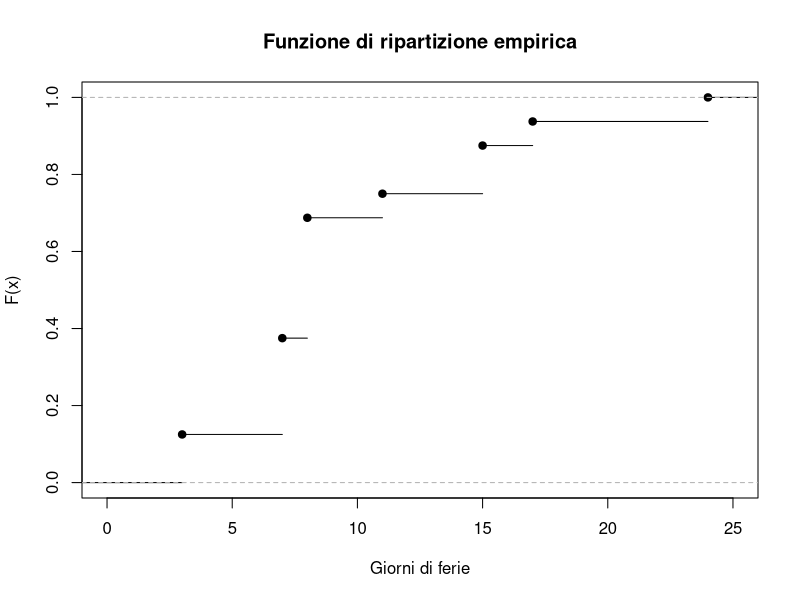
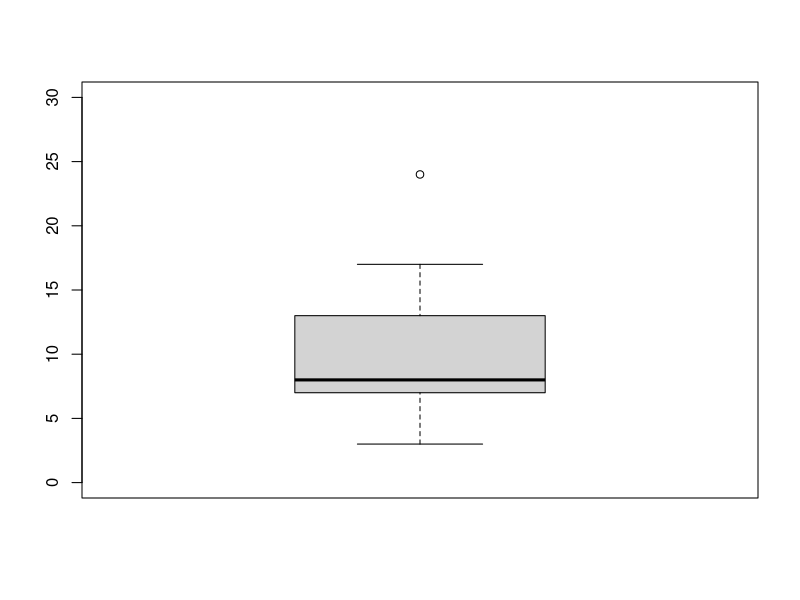
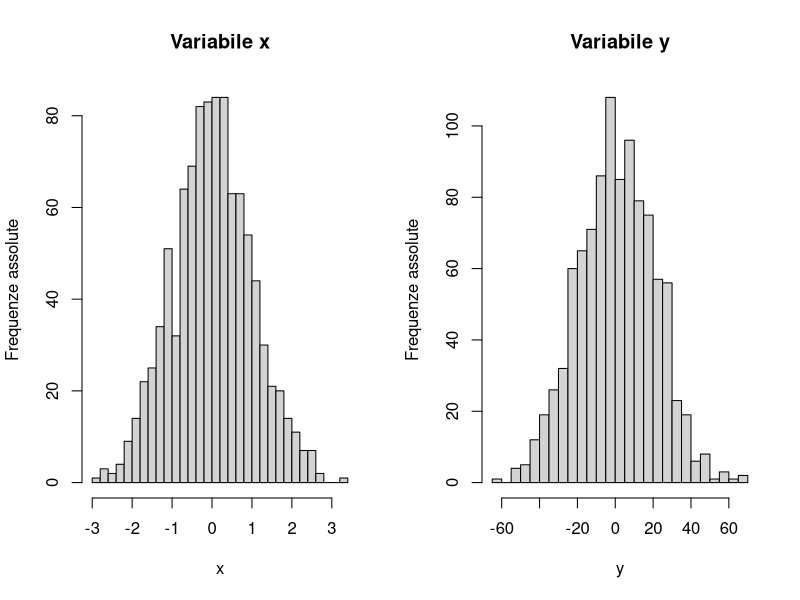

Recreate these plots in R, in order.
## ---- chunk 1
knitr::opts_chunk$set(echo = F, eval = T, message = F, warning = F, error = F, comment = NA, cache = F, include = T, R.options = list(width = 100), collapse = T, dpi = 200, fig.align = "center", fig.height = 4, fig.width = 8)
## ---- chunk 2
x <- c(-1.65, -5.74, -0.84, -4.50, 12.90, 0.84, -4.73, 7.89, 10.72, 4.40)
y <- c(-5.34,-6.26,3.80,-2.15,-1.72,-7.35,6.84,5.92,1.72,7.76)
z <- c(7.05, -0.43, -10.21, -5.44, -6.75, -12.33, 13.76, 21.51, 0.43, 6.14)

var2 <- function(x) mean(x^2) - mean(x)^2
sd2 <- function(x) sqrt(var2(x))

Pearson_sym <- function(x){
  mean((x - mean(x))^3)/sd2(x)^3
}

Pearson_kurt <- function(x){
  mean((x - mean(x))^4)/sd2(x)^4
}


tab <- cbind(c(mean(x), mean(y), mean(z)),
             c(quantile(x,c(0.25),type=1),quantile(y,c(0.25),type=1),quantile(z,c(0.25),type=1)),
             c(quantile(x,c(0.75),type=1),quantile(y,c(0.75),type=1),quantile(z,c(0.75),type=1)),
             c(var2(x),var2(y),var2(z)),
             c(Pearson_sym(x),Pearson_sym(y),Pearson_sym(z)),
             c(Pearson_kurt(x),Pearson_kurt(y),Pearson_kurt(z)))
rownames(tab) <- c("x","y","z")
colnames(tab) <- 1:6
# knitr::kable(tab)
## ---- chunk 3
dati = c(rep(3,2),
         rep(7,4),
         rep(8,5),
         rep(11,1),
         rep(15,2),
         rep(17,1),
         rep(24,1))
rip = ecdf(dati)
plot(rip, xlab = "Giorni di ferie", ylab = "F(x)", main = "Funzione di ripartizione empirica", xlim = c(0,25))
## ---- chunk 4
dati = c(rep(3,2),
         rep(7,4),
         rep(8,5),
         rep(11,1),
         rep(15,2),
         rep(17,1),
         rep(24,1))
boxplot(dati, ylim = c(0,30))
## ---- chunk 5
set.seed(123)
x <- rnorm(1000)
y <- rnorm(1000,0,20)
par(mfrow=c(1,2))
hist(x, breaks= 30, main = "Variabile x", ylab = "Frequenze assolute")
hist(y, breaks= 30, main = "Variabile y", ylab = "Frequenze assolute")
